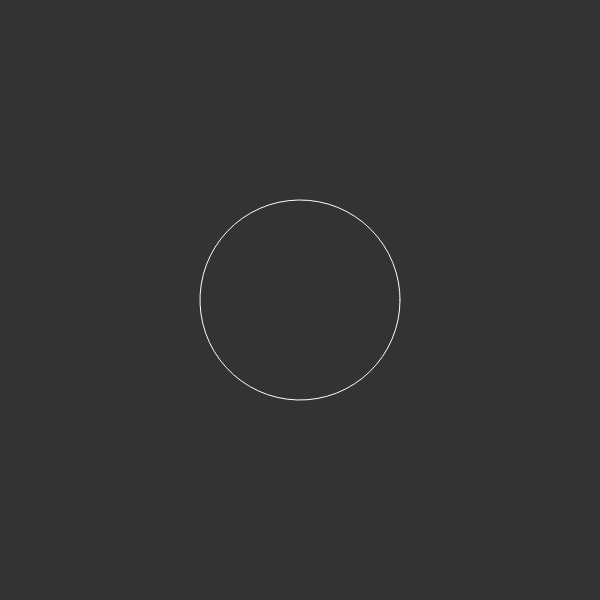
Frame 1 (no input)
Frame 60 (no input): identical to frame 1, image omitted
Frame 120 (the mouse pressed at the canvas centre since frame 60): identical to frame 1, image omitted

The p5.js sketch that drew this single still picture (run headless with seeded random() and noise() and a simulated clock; from frame 60 on, the mouse is pressed at the canvas centre):

// p5.js sketch
// ── sketch.js
let slider

function setup() {
    createCanvas(600, 600)
    slider = createSlider(0, 10, 2, 0.01)
}

function sgn(val) {
    if (val > 0) {
        return 1
    } else if (val < 0) {
        return -1
    } else {
        return 0
    }
}

function draw() {
    background(51)
    translate(width / 2, height / 2)

    // let r = 100
    let a = 100
    let b = 100
    let n = slider.value()

    stroke(255)
    noFill()

    beginShape()
    for (let angle = 0; angle < TWO_PI; angle += 0.1) {
        // let x = r * cos(a)
        // let y = r * sin(a)
        // vertex(x, y)

        let na = 2 / n
        let x = pow(abs(cos(angle)), na) * a * sgn(cos(angle))
        let y = pow(abs(sin(angle)), na) * b * sgn(sin(angle))
        vertex(x, y)
    }
    endShape(CLOSE)
}
